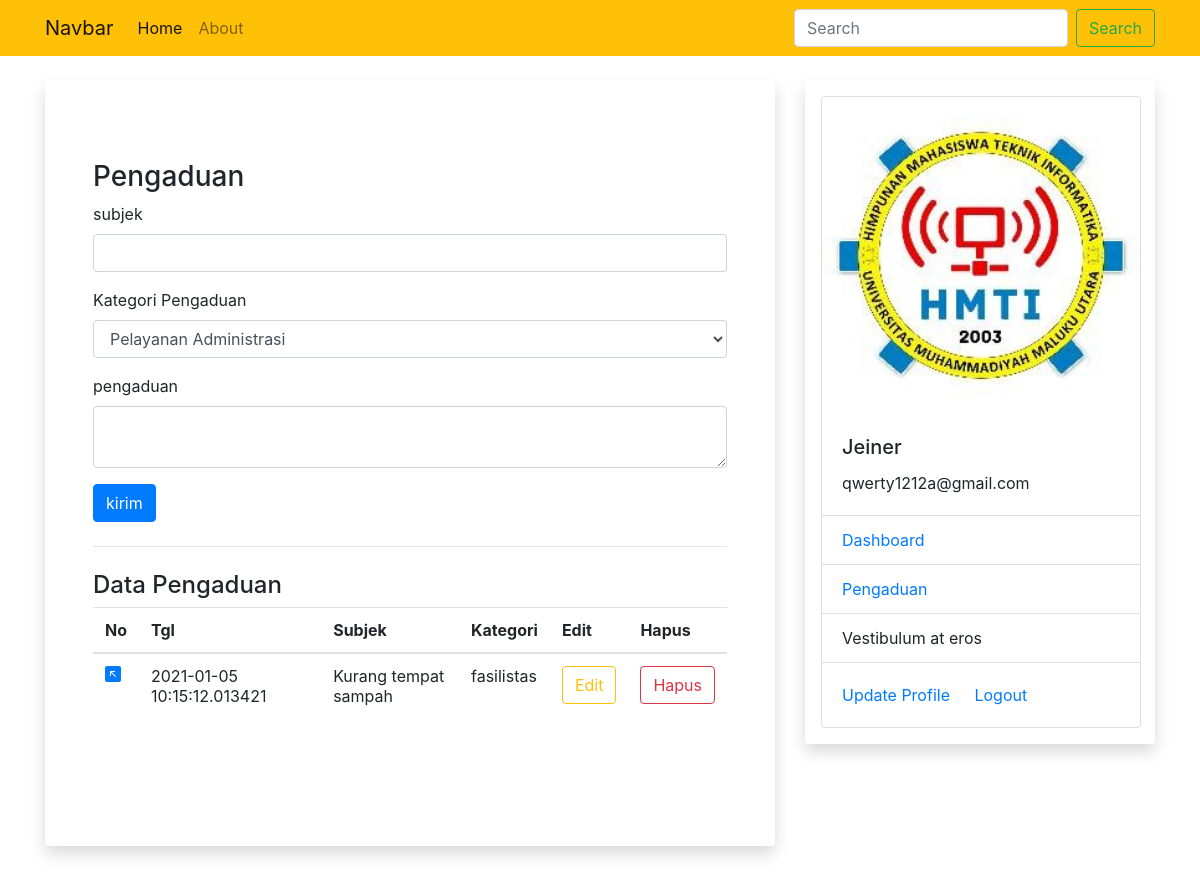
Screenshot of /pengaduan (signed in) with the database file from the repository.
### sim/models.py (models this page shows, shortened)
class Tpengaduan(db.Model):
    id = db.Column(db.Integer, primary_key=True)
    subjek = db.Column(db.String(100), nullable=False)
    kategori = db.Column(db.String(50), nullable=False)
    detail_pengaduan = db.Column(db.String(300), nullable=False)
    tgl_post = db.Column(db.DateTime, nullable=False, default=datetime.utcnow)
    mahasiswa_id = db.Column(db.Integer, db.ForeignKey('tmahasiswa.id'))

class Tmahasiswa(db.Model, UserMixin):
    id = db.Column(db.Integer, primary_key=True)
    npm = db.Column(db.String(15), unique=True, nullable=False)
    nama = db.Column(db.String(100), nullable=False)
    email = db.Column(db.String(120), unique=True, nullable=False)
    password = db.Column(db.String(80), nullable=False)
    kelas = db.Column(db.String(20), nullable=False)
    alamat = db.Column(db.String(100), nullable=False)
    foto = db.Column(db.String(30), nullable=False, default='default.jpg')
    pengaduans = db.relationship('Tpengaduan', backref='mahasiswa', lazy=True)

### sim/mahasiswa/routes.py (the view)
@rmahasiswa.route("/pengaduan", methods=['GET', 'POST'])
@login_required
def pengaduan():
    dt_pengaduan=Tpengaduan.query.filter_by(mahasiswa_id=current_user.id)
    form=pengaduan_F()
    if form.validate_on_submit():
        add_pengaduan= Tpengaduan(subjek=form.subjek.data, kategori=form.kategori.data, detail_pengaduan=form.detail_pengaduan.data, mahasiswa=current_user)
        db.session.add(add_pengaduan)
        db.session.commit()
        flash('Data berhasil ditambahkan', 'warning')
        return redirect(url_for('rmahasiswa.pengaduan'))
    return render_template('pengaduan.html', form=form, dt_pengaduan=dt_pengaduan)

### sim/mahasiswa/forms.py
class pengaduan_F(FlaskForm):
    subjek= StringField('subjek', validators=[DataRequired()])
    kategori= SelectField(u'Kategori Pengaduan', choices=[('administrasi', 'Pelayanan Administrasi'), ('fasilistas', 'Fasilitas'), ('dosen', 'Dosen')], validators=[DataRequired()])
    detail_pengaduan= TextAreaField('pengaduan', validators=[DataRequired()])
    submit=SubmitField('kirim')

### sim/models.py (called while the page is built)
@login_manager.user_loader
def load_user(mahasiswa_id):
    return Tmahasiswa.query.get(int(mahasiswa_id))

### sim/templates/pengaduan.html (shortened to what this page needs)
{% extends "base.html"%}
{% block konten%}
<div class="jumbotron">
    <h3>Pengaduan</h3>
    <form method="POST">
  <div class="form-group">
      {{form.subjek.label(class="form-control-label")}}
      {% if form.subjek.errors %}
            {{form.subjek(class="form-control is-invalid")}}
            <div class="invalid-feedback">
                {%for error in form.subjek.errors %}
                <span>{{error}}</span>
                {% endfor %}
            </div>
        {%else%}
              {{form.subjek(class="form-control")}}
        {%endif%}
  </div>
  <div class="form-group">
    {{form.kategori.label(class="form-control-label")}}
    {% if form.kategori.errors %}
          {{form.kategori(class="form-control is-invalid")}}
          <div class="invalid-feedback">
              {%for error in form.kategori.errors %}
              <span>{{error}}</span>
              {% endfor %}
          </div>
      {%else%}
            {{form.kategori(class="form-control")}}
      {%endif%}
  </div>
  <div class="form-group">
    {{form.detail_pengaduan.label(class="form-control-label")}}
    {% if form.detail_pengaduan.errors %}
        {{form.detail_pengaduan(class="form-control is-invalid")}}
        <div class="invalid-feedback">
            {%for error in form.detail_pengaduan.errors %}
            <span>{{error}}</span>
            {% endfor %}
        </div>
    {%else%}
        {{form.detail_pengaduan(class="form-control")}}
    {%endif%}
  </div>
  <div class="form-group">
    {{form.submit(class="btn btn-primary")}}
  </div>
</form>
    <hr class="my-4">
    <h4>Data Pengaduan</h4>
    <table class="table table-responsive table-hover">
        <thead>
          <tr>
            <th scope="col">No</th>
            <th scope="col">Tgl</th>
            <th scope="col">Subjek</th>
            <th scope="col">Kategori</th>
            <th scope="col">Edit</th>
            <th scope="col">Hapus</th>
          </tr>
        </thead>
        <tbody>
        {% for data in dt_pengaduan%}
          <tr>
            <th>
              <a href="{{url_for('rmahasiswa.detail_pengaduan', ed_id=data.id)}}">
             </a>
            </th>
            <td>{{data.tgl_post}}</td>
            <td>{{data.subjek}}</td>
            <td>{{data.kategori}}</td>
            <td><a class="btn btn-outline-warning" href="{{url_for('rmahasiswa.update_pengaduan', ed_id=data.id)}}">Edit</a></td>
            <td><a class="btn btn-outline-danger" data-toggle="modal" data-target=#modals-hapus onclick="klik_hapus({{data.id}})">Hapus</a></td>
          </tr>
        {% endfor %}
        </tbody>
      </table>
</div>
{% endblock%}

### sim/templates/base.html (shortened to what this page needs)
<html>
    <head>
        <link rel="stylesheet" href="{{ url_for ('static', filename="css/bootstrap.min.css")}}">
        <link rel="stylesheet" type="text/css" href="{{ url_for ('static', filename="css/style.css")}}">
    </head>
    <body>
        <nav class="navbar navbar-expand-lg navbar-light bg-warning">
        <div class="container">
            <a class="navbar-brand" href="#">Navbar</a>
            <div class="collapse navbar-collapse" id="navbarSupportedContent">
              <ul class="navbar-nav mr-auto">
                <li class="nav-item active">
                  <a class="nav-link" href="{{ url_for ('rmahasiswa.home')}}">Home <span class="sr-only">(current)</span></a>
                </li>
                <li class="nav-item">
                  <a class="nav-link" href="{{ url_for ('rmahasiswa.about')}}">About</a>
                </li>
              </ul>
              <form class="form-inline my-2 my-lg-0">
                <input class="form-control mr-sm-2" type="search" placeholder="Search" aria-label="Search">
                <button class="btn btn-outline-success my-2 my-sm-0" type="submit">Search</button>
              </form>
            </div>
            </div>
          </nav>
       <div class="container mt-4">
           <div class="row">
               <div class="col-md-8">
                <div class="shadow p-3 mb-5 bg-white rounded">
                {% block konten%}
                {% endblock%}
                </div>
               </div>
               <div class="col-md-4">
                <div class="shadow p-3 mb-5 bg-white rounded">
                    {% if current_user.is_authenticated %}
                    <div class="card" style="width: 20rem;">
                      <img src="{{url_for('static', filename='foto/' + current_user.foto)}}" class="card-img-top" alt="...">
                      <div class="card-body">
                        <h5 class="card-title">{{current_user.nama}}</h5>
                        <p class="card-text">{{current_user.email}}</p>
                      </div>
                      <ul class="list-group list-group-flush">
                        <li class="list-group-item"><a href="{{url_for('rmahasiswa.akunmahasiswa')}}">Dashboard</a></li>
                        <li class="list-group-item"><a href="{{url_for ('rmahasiswa.pengaduan')}}">Pengaduan</a></li>
                        <li class="list-group-item">Vestibulum at eros</li>
                      </ul>
                      <div class="card-body">
                        <a href="{{url_for('rmahasiswa.edit_mahasiswa')}}" class="card-link">Update Profile</a>
                        <a href="{{url_for('rmahasiswa.logout_mahasiswa')}}" class="card-link">Logout</a>
                      </div>
                    </div>
                    {% else %}
                    <h1>Menu Lain</h1>
                    <li>Data Mahasiswa</li>
                    <li>Data Dosen</li>
                    {% endif %}
               </div>
               </div>
            </div>
       </div>
    </body>
</html>

### sim/static/css/style.css (style rules this page uses)
.jumbotron { background-color: white; }

### rows the page displays
Tpengaduan: tgl_post "2021-01-05 10:15:12.013421", subjek "Kurang tempat sampah", kategori "fasilistas"
Tmahasiswa: foto (picture), nama "Jeiner", email "qwerty1212a@gmail.com"
